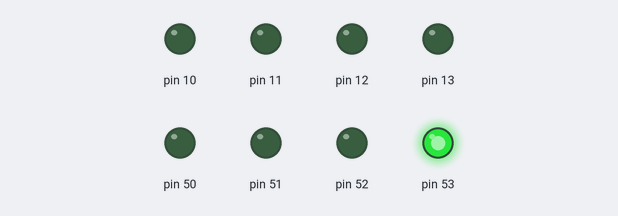
The sketch below on a simulated Arduino Mega 2560, built with avr-gcc and run on an emulated ATmega2560. Shown: output pins drawn as LEDs (lit = HIGH).

Above: at 0.1 s.
At 0.54 s:
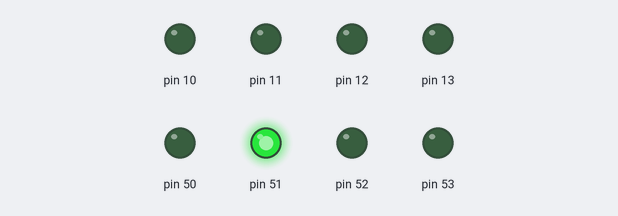
At 0.76 s:
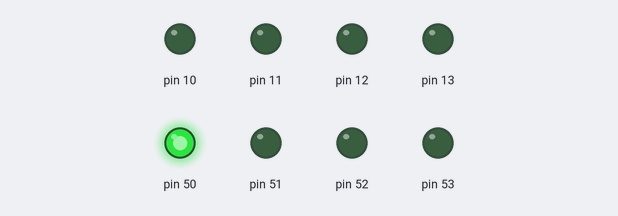
At 1.42 s:
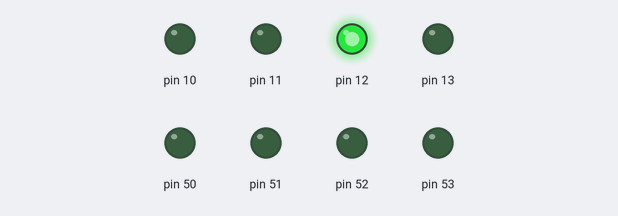
At 2.51 s:
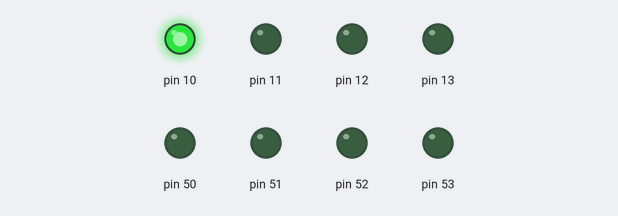
At 3.39 s:
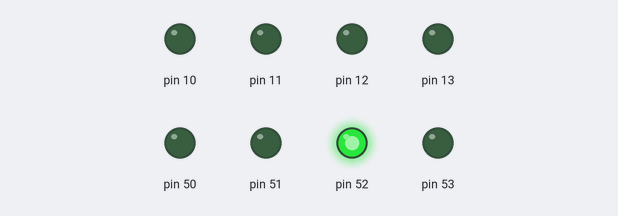
Timing chart, 0 to 3.7 s (numbered marks = the images above):
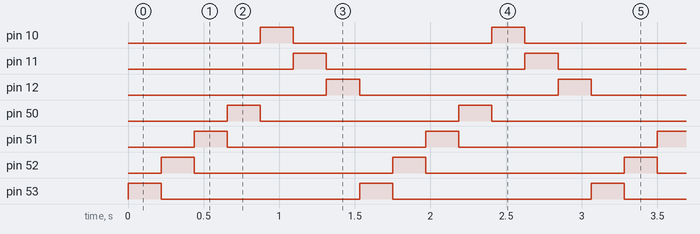

Measured:
- by itself, pin 10–12, pin 50–53: alternates HIGH for 0.22 s and LOW for 1.3 s
- by itself, everything shown: repeats every 1.5 s, in 7 steps

The sketch:

sketch.ino
```cpp
void setup() {
  // put your setup code here, to run once:
  volatile char *ddr_b=(char*)0x24;
  *ddr_b=0xff;

}

void loop() {
  // put your main code here, to run repeatedly:
  volatile char *port_b=(char*)0x25;

 volatile char i;
 volatile long x;
 for(i=0;i<7;i++)
 {
  *port_b=(1<<i);
  for(x=0;x<100000;x++);

 }


}
```
